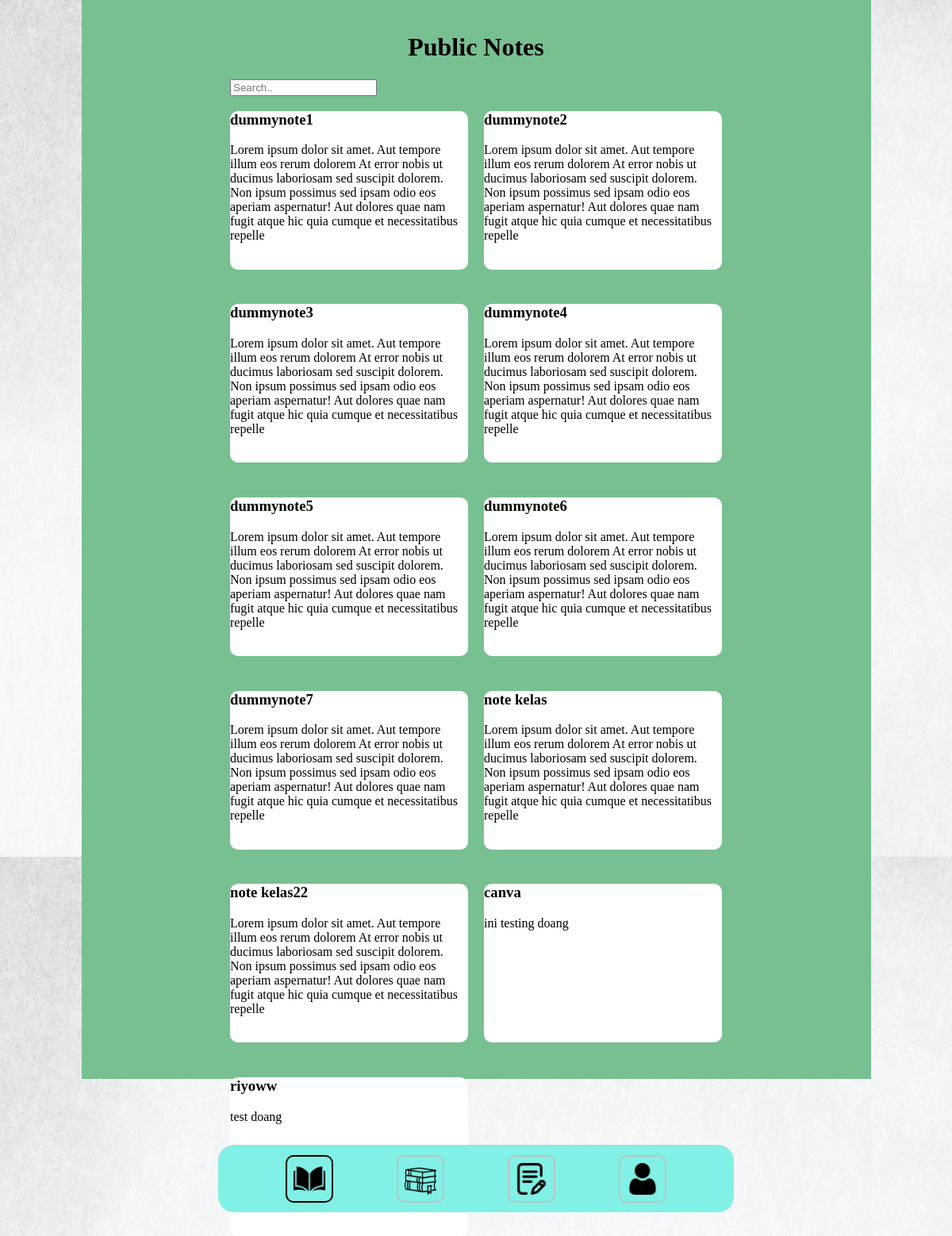
Before: /public_note/ with the older database file.
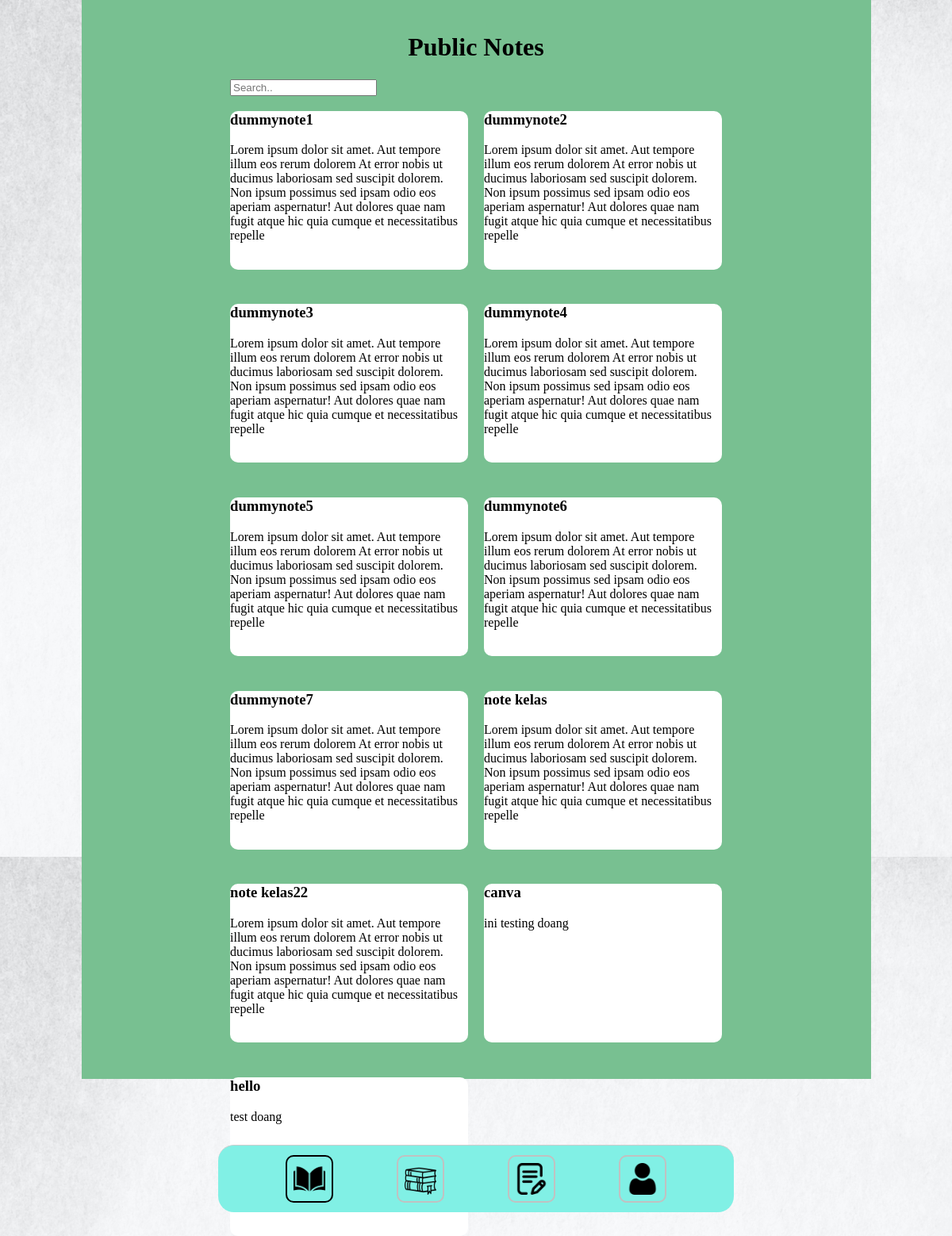
After: the same page with the newer database file.
### courses/models.py (models this page shows)
class notes(models.Model):
    title = models.CharField(max_length=200)
    author = models.CharField(max_length=120, null=True)
    description = models.TextField(max_length=255)
    note_file = models.FileField(upload_to="./static/upload_notes/", default=None)
    created_on = models.DateField(default=timezone.now)
    is_private = models.BooleanField(null=True)

### courses/views.py (the view)
# urls.py: path('public_note/', views.public_notes, name="public_note"),
def public_notes(request):
    collections = notes.objects.all()
    if len(collections)==0:
        redirect("mynotes")
    return render(request, "public_note.html", {"collections":collections})

### templates/public_note.html (shortened to what this page needs)
{% load static  %}
<!DOCTYPE html>
<html>
<head>
    <link rel="stylesheet" href="{% static '/css/Navbar.css'%}">
    <link rel="stylesheet" href="{% static '/css/collection.css'%}">
</head>
<body>
    <div class="backborder">
        <h1 class="title">Public Notes</h1>
        <div class="box">
            <div class="searchbar">
                <input type="text" id="sbar" class="sbar" placeholder="Search..">
            </div>
            <div class="box-container">
                {% for content in collections %}
                <a href="{% url 'note_content' content.id %}" class="no-underline">
                    <div class="write1">
                        <div class="content-text">
                            <h3>{{content.title}}</h3>
                            {{content.description}}
                        </div>
                    </div>
                </a>
                {% endfor %}
            </div>
        </div>
    </div>
    <div class="navbar">
        <link rel="stylesheet" type="text/css" href="{% static '/css/Navbar.css' %}">
        <a href="http://127.0.0.1:8000/mycourse/" class="nav-link active">
        <img src="{% static '/assets/My-Courses.png' %}" alt="My Course" class="nav-icon">
        </a>
        <a href="http://127.0.0.1:8000/collection/" class="nav-link">
        <img src="{% static '/assets/Collection.png' %}" alt="Collection" class="nav-icon">
        </a>
        <a href="http://127.0.0.1:8000/mynotes/" class="nav-link">
        <img src="{% static '/assets/My-Notes.png' %}" alt="My Notes" class="nav-icon">
        </a>
        <a href="http://127.0.0.1:8000/profile/" class="nav-link">
        <img src="{% static '/assets/Profile.png' %}" alt="Profile" class="nav-icon">
        </a>
    </div>
</body>
</html>

Changed rows visible on the page:
changed notes "test doang": title "riyoww" → "hello"
